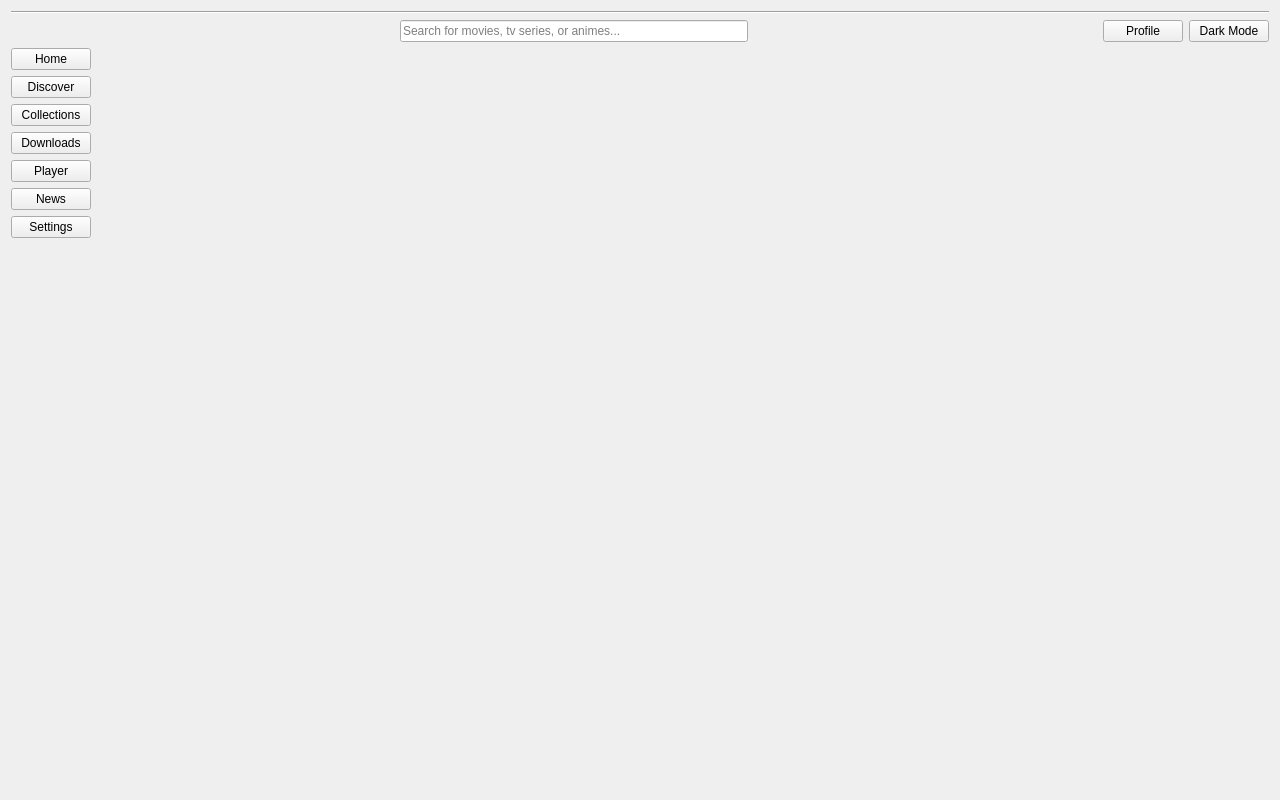
<?xml version="1.0" encoding="UTF-8"?>
<ui version="4.0">
 <class>MainWindow</class>
 <widget class="QWidget" name="MainWindow">
  <property name="geometry">
   <rect>
    <x>0</x>
    <y>0</y>
    <width>1280</width>
    <height>800</height>
   </rect>
  </property>
  <property name="windowTitle">
   <string>Musicly</string>
  </property>
  <layout class="QGridLayout" name="mainGridLayout">
   <item row="2" column="0" colspan="2">
    <widget class="Line" name="line">
     <property name="orientation">
      <enum>Qt::Horizontal</enum>
     </property>
    </widget>
   </item>
   <item row="4" column="1">
    <widget class="QStackedWidget" name="stackedWidget">
     <property name="sizePolicy">
      <sizepolicy hsizetype="Expanding" vsizetype="Expanding">
       <horstretch>0</horstretch>
       <verstretch>0</verstretch>
      </sizepolicy>
     </property>
     <widget class="QWidget" name="mainContentPage"/>
     <widget class="QWidget" name="secondaryContentPage"/>
    </widget>
   </item>
   <item row="4" column="0">
    <layout class="QVBoxLayout" name="navigationLayout">
     <item>
      <widget class="QPushButton" name="navigationHomeButton">
       <property name="text">
        <string>Home</string>
       </property>
      </widget>
     </item>
     <item>
      <widget class="QPushButton" name="navigationDiscoverButton">
       <property name="text">
        <string>Discover</string>
       </property>
      </widget>
     </item>
     <item>
      <widget class="QPushButton" name="navigationCollectionsButton">
       <property name="text">
        <string>Collections</string>
       </property>
      </widget>
     </item>
     <item>
      <widget class="QPushButton" name="navigationDownloadsButton">
       <property name="text">
        <string>Downloads</string>
       </property>
      </widget>
     </item>
     <item>
      <widget class="QPushButton" name="navigationPlayerButton">
       <property name="text">
        <string>Player</string>
       </property>
      </widget>
     </item>
     <item>
      <widget class="QPushButton" name="navigationNewsButton">
       <property name="text">
        <string>News</string>
       </property>
      </widget>
     </item>
     <item>
      <widget class="QPushButton" name="navigationSettingsButton">
       <property name="text">
        <string>Settings</string>
       </property>
      </widget>
     </item>
     <item>
      <spacer name="navigationSpacer">
       <property name="orientation">
        <enum>Qt::Vertical</enum>
       </property>
       <property name="sizeHint" stdset="0">
        <size>
         <width>20</width>
         <height>40</height>
        </size>
       </property>
      </spacer>
     </item>
    </layout>
   </item>
   <item row="3" column="0" colspan="2">
    <layout class="QHBoxLayout" name="headerLayout">
     <item>
      <spacer name="horizontalSpacer">
       <property name="orientation">
        <enum>Qt::Horizontal</enum>
       </property>
       <property name="sizeType">
        <enum>QSizePolicy::Fixed</enum>
       </property>
       <property name="sizeHint" stdset="0">
        <size>
         <width>40</width>
         <height>20</height>
        </size>
       </property>
      </spacer>
     </item>
     <item>
      <spacer name="headerLeftSpacer">
       <property name="orientation">
        <enum>Qt::Horizontal</enum>
       </property>
       <property name="sizeHint" stdset="0">
        <size>
         <width>40</width>
         <height>20</height>
        </size>
       </property>
      </spacer>
     </item>
     <item>
      <widget class="QLineEdit" name="globalSearchInput">
       <property name="placeholderText">
        <string>Search for movies, tv series, or animes...</string>
       </property>
      </widget>
     </item>
     <item>
      <spacer name="headerRightSpacer">
       <property name="orientation">
        <enum>Qt::Horizontal</enum>
       </property>
       <property name="sizeHint" stdset="0">
        <size>
         <width>40</width>
         <height>20</height>
        </size>
       </property>
      </spacer>
     </item>
     <item>
      <widget class="QPushButton" name="userProfileButton">
       <property name="text">
        <string>Profile</string>
       </property>
      </widget>
     </item>
     <item>
      <widget class="QPushButton" name="themeToggleButton">
       <property name="text">
        <string>Dark Mode</string>
       </property>
      </widget>
     </item>
    </layout>
   </item>
   <item row="0" column="0" colspan="2">
    <layout class="QHBoxLayout" name="horizontalLayout_TITLEBAR">
     <property name="spacing">
      <number>5</number>
     </property>
    </layout>
   </item>
   <item row="5" column="1">
    <widget class="QLabel" name="applicationLogo"/>
   </item>
  </layout>
 </widget>
 <resources/>
 <connections/>
</ui>
